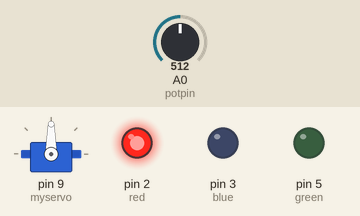
A sketch run on a simulated Arduino Uno, built with avr-gcc and run on an emulated ATmega328P. Parts: servo, output pins drawn as LEDs (lit = HIGH). The inputs (shaded band) are chosen by the test bench; at power-on: A0 (potpin) = 512.

Above: at 12.2 s.
12.3 s: A0 (potpin) set to 716
At 13.2 s:
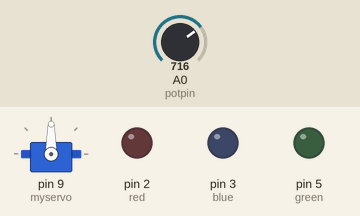
26.3 s: A0 (potpin) set to 900
At 27.3 s:
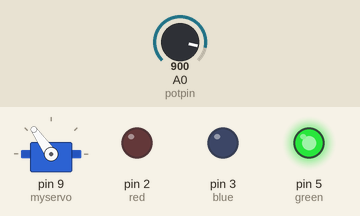
39.8 s: A0 (potpin) set to 1023
At 46.5 s:
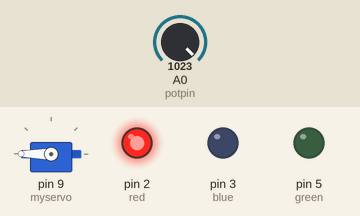
50.2 s: A0 (potpin) set to 306
62.7 s: A0 (potpin) set to 170
Timing chart, 0 to 75.1 s (numbered marks = the images above; inputs shaded):
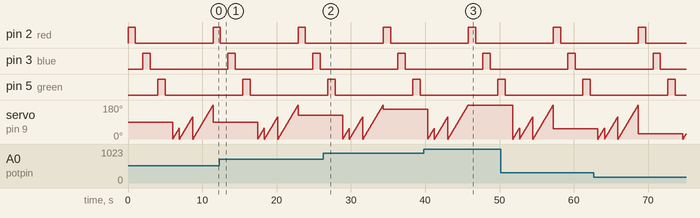

The sketch:

fantastic_allis1.ino
```cpp
#include <Servo.h>

int red= 2;
int blue = 3;
int green =5;

Servo myservo;
int potpin = 0;
int val;

void setup()
{
  pinMode(red, OUTPUT);
  pinMode(blue, OUTPUT);
  pinMode(green, OUTPUT);
  myservo.attach(9);

}


void loop()
{
  val = analogRead(potpin);
  val = map(val,0,1023,0,180);
  myservo.write(val);
  Serial.print(val);


  digitalWrite(red, HIGH);
  delay(1000);
  digitalWrite(red, LOW);
  delay(1000);


  digitalWrite(blue, HIGH);
  delay(1000);
  digitalWrite(blue, LOW);
  delay(1000);


  digitalWrite(green, HIGH);
  delay(1000);
  digitalWrite(green, LOW);
  delay(1000);
  delay(15);

  for(val = 0; val < 60; val += 1)
  {

    myservo.write(val);
    delay(15);
  }

  for(val = 0; val < 120; val += 1)
  {
    myservo.write(val);
    delay(15);
}


  for(val = 0; val < 180; val += 1)
  {
    myservo.write(val);
    delay(15);
  }

  }
```

Measured:
- by itself, pin 3 (blue): alternates HIGH for 1.0 s and LOW for 10.4 s
